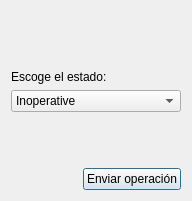
<?xml version="1.0" encoding="UTF-8"?>
<ui version="4.0">
 <class>ChangeAvalilability</class>
 <widget class="QDialog" name="ChangeAvalilability">
  <property name="geometry">
   <rect>
    <x>0</x>
    <y>0</y>
    <width>192</width>
    <height>201</height>
   </rect>
  </property>
  <property name="windowTitle">
   <string>ChangeAvailability</string>
  </property>
  <layout class="QVBoxLayout" name="verticalLayout">
   <item>
    <spacer name="verticalSpacer_2">
     <property name="orientation">
      <enum>Qt::Orientation::Vertical</enum>
     </property>
     <property name="sizeHint" stdset="0">
      <size>
       <width>20</width>
       <height>40</height>
      </size>
     </property>
    </spacer>
   </item>
   <item>
    <widget class="QLabel" name="label">
     <property name="text">
      <string>Escoge el estado:</string>
     </property>
    </widget>
   </item>
   <item>
    <widget class="QComboBox" name="comboBox">
     <item>
      <property name="text">
       <string>Inoperative</string>
      </property>
     </item>
     <item>
      <property name="text">
       <string>Operative</string>
      </property>
     </item>
    </widget>
   </item>
   <item>
    <spacer name="verticalSpacer">
     <property name="orientation">
      <enum>Qt::Orientation::Vertical</enum>
     </property>
     <property name="sizeType">
      <enum>QSizePolicy::Policy::Fixed</enum>
     </property>
     <property name="sizeHint" stdset="0">
      <size>
       <width>20</width>
       <height>50</height>
      </size>
     </property>
    </spacer>
   </item>
   <item>
    <layout class="QHBoxLayout" name="horizontalLayout">
     <item>
      <spacer name="horizontalSpacer">
       <property name="orientation">
        <enum>Qt::Orientation::Horizontal</enum>
       </property>
       <property name="sizeHint" stdset="0">
        <size>
         <width>40</width>
         <height>20</height>
        </size>
       </property>
      </spacer>
     </item>
     <item>
      <widget class="QPushButton" name="pushButton">
       <property name="text">
        <string>Enviar operación</string>
       </property>
      </widget>
     </item>
    </layout>
   </item>
  </layout>
 </widget>
 <resources/>
 <connections/>
</ui>
